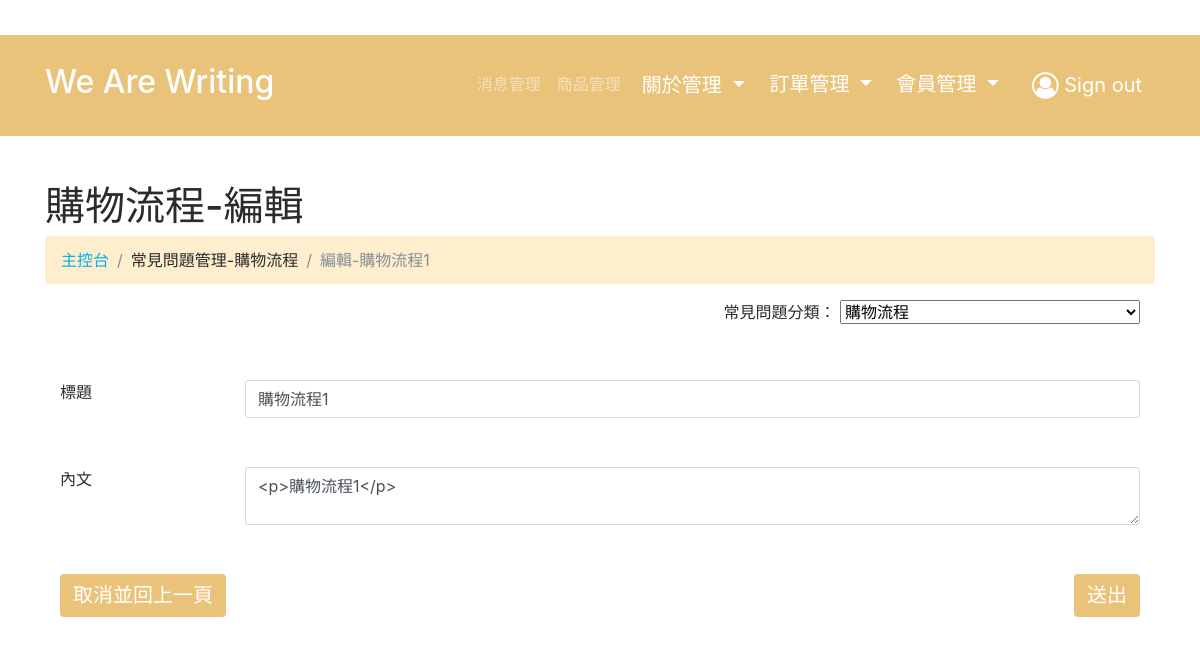
Screenshot of /admin/Q_A_reply/edit.php?cateID=7&replyID=19 (signed in) with the database file from the repository.
### tables this page shows
CREATE TABLE `q_a_category` (
  `categoryID` int(11) NOT NULL,
  `category` varchar(255) NOT NULL,
  `picture` varchar(255) DEFAULT NULL,
  `createdDate` varchar(255) DEFAULT NULL,
  `updatedDate` varchar(255) DEFAULT NULL,
  `author` varchar(255) NOT NULL
);

CREATE TABLE `q_a_reply` (
  `replyID` int(11) NOT NULL,
  `title` varchar(255) NOT NULL,
  `categoryID` int(11) NOT NULL,
  `reply` text NOT NULL,
  `createdDate` varchar(255) DEFAULT NULL,
  `updatedDate` varchar(255) DEFAULT NULL,
  `author` varchar(255) NOT NULL
);

### admin/Q_A_reply/edit.php (the view, shortened to what this page needs)
<?php
require_once("../../asset/connection/database.php");
$sth = $db->query("SELECT * FROM q_a_reply WHERE replyID=".$_GET['replyID']);
$QAreply = $sth->fetch(PDO::FETCH_ASSOC);
$sth = $db->query("SELECT * FROM q_a_category WHERE categoryID=".$_GET['cateID']);
$QAcate = $sth->fetch(PDO::FETCH_ASSOC);
$sth = $db->query("SELECT * FROM q_a_category");
$QAcate_select = $sth->fetchALL(PDO::FETCH_ASSOC);
 ?>
<!DOCTYPE html>
<html>
<head>
<?php require_once('../template/header.php'); ?>
</head>
<body>
  <?php include_once("../template/nav.php"); ?>
  <div class="py-5">
    <div class="container">
      <div class="row">
        <div class="col-md-12">
          <h1 class="display-5" contenteditable="true"><?php echo $QAcate['category']; ?>-編輯</h1>
        </div>
      </div>
      <div class="row">
        <div class="col-md-12">
        <ul class="breadcrumb">
          <li class="breadcrumb-item"><a href="list.php?cateID=<?php echo $_GET['cateID']; ?>">主控台</a></li>
          <li class="breadcrumb-item">常見問題管理-<?php echo $QAcate['category']; ?></li>
		  <li class="breadcrumb-item active">編輯-<?php echo $QAreply['title']; ?></li>
        </ul>
        <div class="col-md-12">
          <form class="" method="post" action="edit.php"  data-toggle="validator">
            <div class="row">
              <div class="col-sm-12 text-right">
                <label for="categoryID" class="control-label">常見問題分類：</label>
        				<select name="categoryID" style="width: 300px;">
        				<?php foreach($QAcate_select as $row){
        						if($QAcate['categoryID'] == $row['categoryID']){?>
        					<option value="<?php echo $row['categoryID']; ?>" selected="selected"><?php echo $row['category']; ?></option>
        				<?php }else{ ?>
        					<option value="<?php echo $row['categoryID']; ?>"><?php echo $row['category']; ?></option>
        				<?php }} ?>
        				</select>
              </div>
            </div>
            <div class="form-group my-5">
              <div class="row">
                <div class="col-sm-2">
                  <label for="Title" class="control-label">標題</label>
                </div>
                <div class="col-sm-10">
                  <input type="text" class="form-control" id="title" name="title" value="<?php echo $QAreply['title']; ?>" data-minlength="1" data-error="標題至少一字元。" required>
                  <div class="help-block with-errors col-md-12" style="color:brown;"></div>
                </div>
              </div>
            </div>
			      <div class="form-group my-5">
              <div class="row">
                <div class="col-sm-2">
                  <label for="reply" class="control-label">內文</label>
                </div>
                <div class="col-sm-10">
                  <textarea class="form-control" id="reply" name="reply" data-error="請填寫內容。" required><?php echo $QAreply['reply']; ?></textarea>
                  <div class="help-block with-errors col-md-12" style="color:brown;"></div>
                </div>
              </div>
            </div>
            <div class="form-group">
              <div class="row">
                <div class="col-sm-2">
                  <a class="btn btn-warning float-left" href="list.php?cateID=<?php echo $_GET['cateID']; ?>" onclick="if(!confirm('尚未儲存，確定要返回上一頁？')){return false;};">取消並回上一頁</a>
                </div>
                <div class="col-sm-10 col-sm-offset-2 text-right">
                  <button type="submit" class="btn btn-warning">送出</button>
                </div>
              </div>
            </div>
          </form>
        </div>
      </div>
    </div>
  </div>
</body>
</html>

### admin/css/style.css (style rules this page uses)
.btn-warning { background: rgb(233, 195, 121); font-size: 20px; color: #FFF; }
.breadcrumb { background: rgb(255, 238, 205); }

### rows the page displays
q_a_category: category "購物流程"
q_a_reply: title "購物流程1", reply "<p>購物流程1</p>"

### other values shown
form field categoryID "購物流程"
